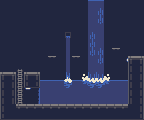

A 2D game scene composited from a Tiled map and its tileset images. What follows is a short description and the map's XML, with every tile layer's data as written:
An orthogonal 18x15 tile map with 8x8 px tiles, 1 tile layer (Tile Layer 1) and 2 objects (2x Gate).

<map version="1.2" tiledversion="1.2.3" orientation="orthogonal" renderorder="right-down" width="18" height="15" tilewidth="8" tileheight="8" infinite="0" nextlayerid="5" nextobjectid="3">
 <tileset firstgid="1" source="cavesofgallet_tiles.tsx" />
 <layer id="4" name="Tile Layer 1" width="18" height="15">
  <data encoding="csv">
1,1,1,1,1,1,1,1,1,1,1,123,123,1,1,1,1,1,
1,1,1,1,1,1,1,1,1,1,1,98,67,1,1,1,1,1,
1,1,1,1,1,1,1,1,1,1,1,98,67,1,1,1,1,1,
1,1,1,1,1,1,1,1,1,1,1,98,98,1,1,1,1,1,
1,1,1,1,1,1,1,1,97,1,1,67,98,1,1,1,1,1,
1,1,1,1,1,1,1,1,109,1,1,67,98,1,1,1,1,1,
1,1,1,1,1,1,1,1,109,1,1,67,67,1,29,1,1,1,
1,1,1,1,1,1,29,1,109,29,1,98,67,1,1,87,16,2147483664,
1,1,47,1,1,1,1,1,109,1,1,98,98,1,1,1,28,2147483676,
16,2147483664,59,16,2147483664,1,1,1,121,1,55,79,79,2147483703,1,1,28,2147483676,
28,2147483676,59,40,2147483688,123,123,123,91,123,103,91,91,2147483751,123,123,28,2147483676,
28,2147483676,59,88,2147483758,98,98,98,98,98,98,98,98,98,98,98,28,2147483676,
28,2147483676,59,1,2147483758,98,98,98,98,98,98,98,98,98,98,98,28,2147483676,
28,1,17,17,17,17,17,17,17,17,17,17,17,17,17,17,1,2147483676,
40,41,41,41,41,41,41,41,41,41,41,41,41,41,41,41,41,2147483688
</data>
 </layer>
 <objectgroup id="2" name="Object Layer 1">
  <object id="1" type="Gate" x="0" y="40" width="8" height="32" />
  <object id="2" type="Gate" x="136" y="24" width="8" height="32" />
 </objectgroup>
</map>